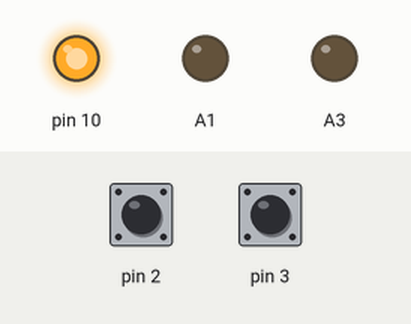
The sketch below on a simulated Arduino Uno, built with avr-gcc and run on an emulated ATmega328P. Parts: output pins drawn as LEDs (lit = HIGH). Dashed ring = blinking. The inputs (shaded band) are chosen by the test bench; at power-on: pin 2 HIGH, pin 3 HIGH. EEPROM starts erased.

Above: at 1.2 s.
1.3 s: pin 2 pulled LOW for 0.15 s
At 2.07 s:
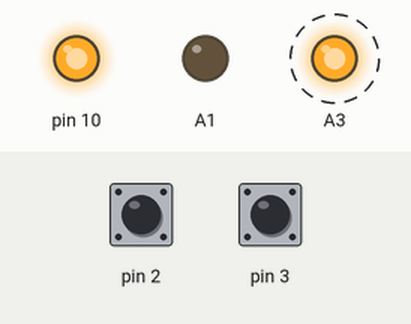
4.2 s: pin 2 pulled LOW for 1 s
At 7.9 s:
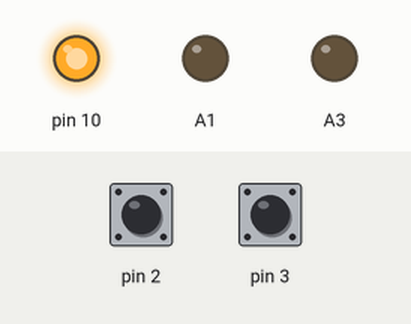
8.2 s: pin 2 pulled LOW for 3.2 s
At 12.02 s:
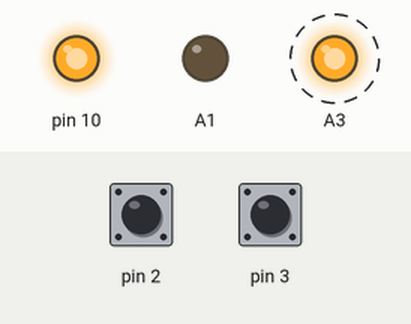
Timing chart, 0 to 15.2 s (numbered marks = the images above; inputs shaded):
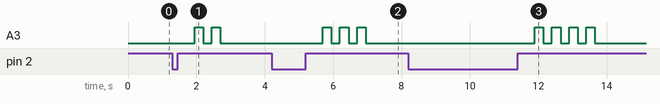

The sketch:

RX5808-ABFC.ino
```cpp
// (licence header left out)
#include <SPI.h>
#include <EEPROM.h>

const uint8_t SSP_PIN PROGMEM = 10;
const uint8_t BTN_BAND_PIN PROGMEM = 2;
const uint8_t BTN_CHANNEL_PIN PROGMEM = 3;
const uint8_t BTN_LED_GND_PIN PROGMEM = A1;
const uint8_t BTN_LED_VCC_PIN PROGMEM = A3;

// Channels with their Mhz Values
const uint16_t channel_frequency_table[] PROGMEM = {
    // Channel 1 - 8
    5865, 5845, 5825, 5805, 5785, 5765, 5745, 5725, // Band A
    5733, 5752, 5771, 5790, 5809, 5828, 5847, 5866, // Band B
    5705, 5685, 5665, 5645, 5885, 5905, 5925, 5945, // Band E
    5740, 5760, 5780, 5800, 5820, 5840, 5860, 5880, // Band F / Airwave
    5658, 5695, 5732, 5769, 5806, 5843, 5880, 5917  // Raceband
};

uint8_t band, channel;

void setup()
{
    // Initialize pins
    pinMode(BTN_LED_GND_PIN, OUTPUT);
    pinMode(BTN_LED_VCC_PIN, OUTPUT);
    pinMode(BTN_BAND_PIN, INPUT_PULLUP);
    pinMode(BTN_CHANNEL_PIN, INPUT_PULLUP);

    // Initialize EEPROM
    EEPROM.begin();

    // Read band from EEPROM
    if (EEPROM.read(0) > 4)
        EEPROM.write(0, 0);
    band = EEPROM.read(0);

    // Read channel from EEPROM
    if (EEPROM.read(1) > 7)
        EEPROM.write(1, 0);
    channel = EEPROM.read(1);

    // Initialize RX5808
    rx5808_init();

    // Set frequecny from EEPROM
    rx5808_set_frequency(pgm_read_word_near(channel_frequency_table + ((uint8_t)8 * band + channel)));
}

void loop()
{

    //pgm_read_word_near(channelFreqTable + curr_channel);
    if (!digitalRead(BTN_BAND_PIN)) {
        while (!digitalRead(BTN_BAND_PIN));
        if (band < 4)
            band++;
        else
            band = 0;
        EEPROM.write(0, band);
        rx5808_set_frequency(pgm_read_word_near(channel_frequency_table + ((uint8_t)8 * band + channel)));
        blink_ticks(band + 1);
    }

    if (!digitalRead(BTN_CHANNEL_PIN)) {
        while (!digitalRead(BTN_CHANNEL_PIN));
        if (channel < 7)
            channel++;
        else
            channel = 0;
        EEPROM.write(1, channel);
        rx5808_set_frequency(pgm_read_word_near(channel_frequency_table + ((uint8_t)8 * band + channel)));
        blink_ticks(channel + 1);
    }

}

void blink_ticks(uint8_t ticks) {
    delay(500);
    for (uint8_t i = 0; i < ticks; i++) {
        digitalWrite(BTN_LED_VCC_PIN, 1);
        delay(250);
        digitalWrite(BTN_LED_VCC_PIN, 0);
        delay(250);
    }
}

/// <summary>
/// Initializes SPI and RX5808 module
/// </summary>
void rx5808_init() {
    // Initialize SPI
    pinMode(SSP_PIN, OUTPUT);
    SPI.begin();
    SPI.setBitOrder(LSBFIRST);

    // Initialize RX5808
    digitalWrite(SSP_PIN, LOW);
    SPI.transfer((uint8_t)0x10);
    SPI.transfer((uint8_t)0x01);
    SPI.transfer((uint8_t)0x00);
    SPI.transfer((uint8_t)0x00);
    digitalWrite(SSP_PIN, HIGH);
}

/// <summary>
/// Sets a certain frequency for the RX module
/// </summary>
/// <param name="freq">frequency in MHz</param>
void rx5808_set_frequency(uint32_t freq) {
    uint32_t Delitel = (freq - 479) / 2;

    byte DelitelH = Delitel >> 5;
    byte DelitelL = Delitel & 0x1F;

    byte data0 = DelitelL * 32 + 17;
    byte data1 = DelitelH * 16 + DelitelL / 8;
    byte data2 = DelitelH / 16;
    byte data3 = 0;

    digitalWrite(SSP_PIN, LOW);
    SPI.transfer(data0);
    SPI.transfer(data1);
    SPI.transfer(data2);
    SPI.transfer(data3);
    digitalWrite(SSP_PIN, HIGH);
}
```

Measured:
- after the input at 1.3 s, A3: alternates HIGH for 0.25 s and LOW for 0.25 s, 4 changes in all, then stays LOW, starting after 0.65 s
- after the input at 4.2 s, A3: alternates HIGH for 0.25 s and LOW for 0.25 s, 6 changes in all, then stays LOW, starting after 1.5 s
- after the input at 8.2 s, A3: alternates HIGH for 0.25 s and LOW for 0.25 s, 8 changes in all, then stays LOW, starting after 3.7 s
